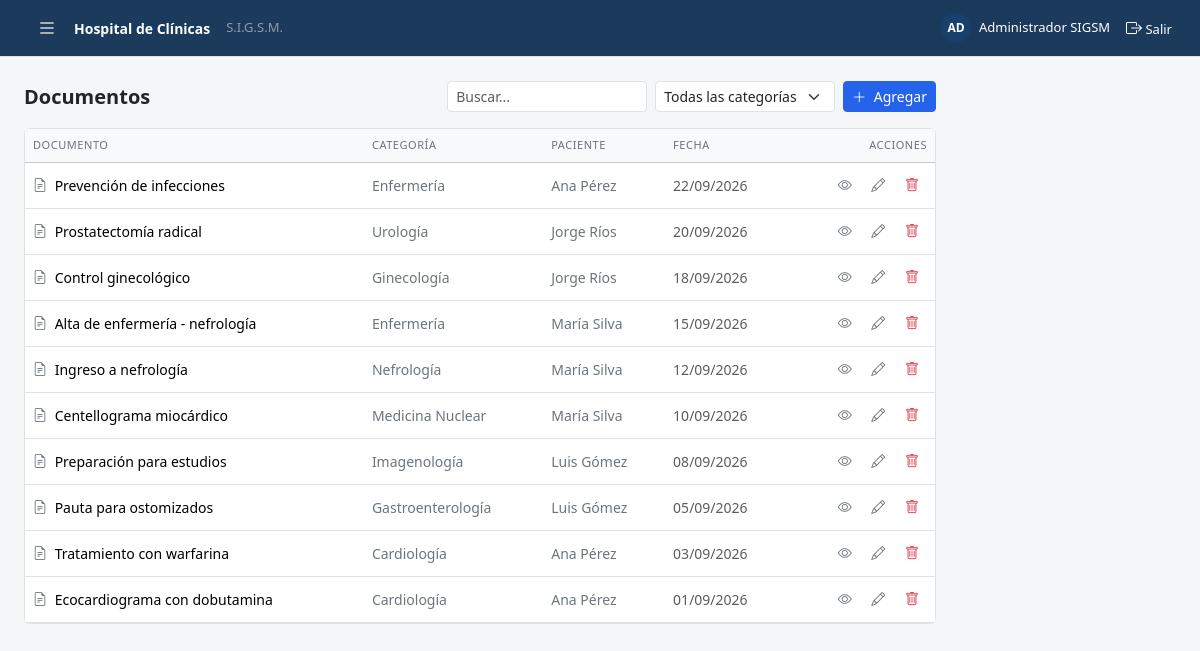
The page /presentacion/index.php?sec=documentos (signed in) on the database its author committed.
### tables this page shows
CREATE TABLE documento (
    id            INT AUTO_INCREMENT PRIMARY KEY,
    titulo        VARCHAR(120) NOT NULL,
    descripcion   TEXT NULL,
    archivo       VARCHAR(100) NULL,           
    token         CHAR(32) NOT NULL UNIQUE,
    fecha_emision DATE NOT NULL,
    activo        TINYINT(1) NOT NULL DEFAULT 1,
    id_categoria  INT NOT NULL,
    id_paciente   INT NOT NULL,
    FOREIGN KEY (id_categoria) REFERENCES categoria(id),
    FOREIGN KEY (id_paciente)  REFERENCES paciente(id)
);

CREATE TABLE categoria (
    id     INT AUTO_INCREMENT PRIMARY KEY,
    nombre VARCHAR(60) NOT NULL UNIQUE
);

CREATE TABLE usuario (
    id          INT AUTO_INCREMENT PRIMARY KEY,
    nombre      VARCHAR(80)  NOT NULL,
    email       VARCHAR(100) NOT NULL UNIQUE,
    contrasenia VARCHAR(255) NOT NULL,
    rol         ENUM('admin','paciente') NOT NULL DEFAULT 'paciente',
    activo      TINYINT(1)   NOT NULL DEFAULT 1
);

### negocio/sesion.php (called while the page is built, shortened)
<?php
function e($texto) {
    return htmlspecialchars((string) $texto, ENT_QUOTES, 'UTF-8');
}

### datos/Documento.php (called while the page is built, shortened)
<?php
class Documento {
    private $pdo;
    public function __construct($pdo) {
        $this->pdo = $pdo;
    }
    private function consultaBase() {
        return "SELECT d.id, d.titulo, d.descripcion, d.archivo, d.token, d.fecha_emision,
                       d.id_categoria, d.id_paciente,
                       c.nombre AS categoria,
                       u.nombre AS nombre_paciente,
                       p.ci
                FROM documento d
                JOIN categoria c ON c.id = d.id_categoria
                JOIN paciente  p ON p.id = d.id_paciente
                JOIN usuario   u ON u.id = p.id_usuario
                WHERE d.activo = 1";
    }
    public function listar($idPaciente = '') {
        $sql = $this->consultaBase();
        $valores = [];
        $sql .= " ORDER BY d.fecha_emision DESC, d.id DESC";
        $stmt = $this->pdo->prepare($sql);
        $stmt->execute($valores);
        return $stmt->fetchAll();
    }
}

### presentacion/index.php (the view, shortened to what this page needs)
<?php
require_once __DIR__ . '/../negocio/sesion.php';
require_once __DIR__ . '/../datos/conexion.php';
require_once __DIR__ . '/../datos/Documento.php';
$pdo        = (new Conexion())->getConexion();
$modeloDoc  = new Documento($pdo);
$documentos  = $modeloDoc->listar();
$iniciales = mb_strtoupper(mb_substr($_SESSION['usuario']['nombre'], 0, 2));
?>
<!DOCTYPE html>
<html lang="es">
<head>
    <link href="https://cdn.jsdelivr.net/npm/bootstrap@5.3.3/dist/css/bootstrap.min.css" rel="stylesheet">
    <link href="https://cdn.jsdelivr.net/npm/bootstrap-icons@1.11.3/font/bootstrap-icons.min.css" rel="stylesheet">
</head>
<body>
    <nav class="navbar bg-hc text-white border-bottom px-3 sticky-top" style="z-index:1040;">
        <div class="container-fluid d-flex align-items-center">
            <button class="btn btn-sm text-white me-2" type="button" data-bs-toggle="offcanvas" data-bs-target="#sidebar" aria-label="Abrir menú">
                <i class="bi bi-list" style="font-size:20px;"></i>
            </button>
            <span class="fw-semibold text-white me-3" style="font-size:14px;">Hospital de Clínicas</span>
            <span class="text-white-50 d-none d-sm-inline" style="font-size:13px;">S.I.G.S.M.</span>
            <div class="ms-auto d-flex align-items-center gap-3">
                <div class="d-flex align-items-center gap-2">
                    <div class="rounded-circle bg-primary bg-opacity-10 text-white d-flex align-items-center justify-content-center fw-semibold" style="width:30px;height:30px;font-size:12px;"><?= e($iniciales) ?></div>
                    <span class="d-none d-sm-inline text-white" style="font-size:13px;"><?= e($_SESSION['usuario']['nombre']) ?></span>
                </div>
                <a href="../negocio/logout.php" class="text-white text-decoration-none" style="font-size:13px;" title="Cerrar sesión">
                    <i class="bi bi-box-arrow-right" style="font-size:16px;"></i> <span class="d-none d-sm-inline">Salir</span>
                </a>
            </div>
        </div>
    </nav>
    <div class="d-flex">
        <main class="flex-grow-1 p-3 p-lg-4" style="max-width:960px;">
            <section id="secDocumentos" class="d-none">
                <div class="d-flex flex-column flex-sm-row justify-content-between align-items-start align-items-sm-center gap-2 mb-3">
                    <h5 class="fw-semibold text-dark mb-0">Documentos</h5>
                    <div class="d-flex flex-wrap gap-2 w-100 w-sm-auto justify-content-sm-end">
                        <input type="text" class="form-control form-control-sm" placeholder="Buscar..." id="searchDocs" oninput="filterTable()" style="max-width:200px;">
                        <select class="form-select form-select-sm" id="filtroCategoria" onchange="filterTable()" style="max-width:180px;">
                            <option value="">Todas las categorías</option>
                        </select>
                        <button class="btn btn-hc btn-primary btn-sm fw-medium text-nowrap" onclick="abrirFormDoc()">
                            <i class="bi bi-plus-lg me-1"></i> Agregar
                        </button>
                    </div>
                </div>
                <div class="card border">
                    <div class="table-responsive">
                        <table class="table table-hover mb-0">
                            <thead class="table-light">
                                <tr>
                                    <th>Documento</th>
                                    <th class="d-none d-md-table-cell">Categoría</th>
                                    <th class="d-none d-lg-table-cell">Paciente</th>
                                    <th class="d-none d-lg-table-cell">Fecha</th>
                                    <th class="text-end">Acciones</th>
                                </tr>
                            </thead>
                            <tbody id="docsBody">
                            <?php foreach ($documentos as $d): ?>
                                <?php
                                $fecha  = date('d/m/Y', strtotime($d['fecha_emision']));
                                $urlDoc = URL_BASE . '/presentacion/ver_documento_mobile.php?t=' . $d['token'];
                                $busqueda = mb_strtolower($d['titulo'] . ' ' . $d['categoria'] . ' ' . $d['nombre_paciente'] . ' ' . $d['ci']);
                                $extension = strtolower(pathinfo((string) $d['archivo'], PATHINFO_EXTENSION));
                                if ($extension === 'pdf')                          { $icono = 'bi-file-earmark-pdf text-danger'; }
                                elseif (in_array($extension, ['jpg', 'jpeg', 'png'])) { $icono = 'bi-file-earmark-image text-primary'; }
                                else                                               { $icono = 'bi-file-earmark-text text-secondary'; }
                                ?>
                                <tr class="doc-row" data-s="<?= e($busqueda) ?>" data-cat="<?= e($d['id_categoria']) ?>">
                                    <td><span class="me-1"><i class="bi <?= $icono ?>"></i></span> <?= e($d['titulo']) ?></td>
                                    <td class="d-none d-md-table-cell text-secondary"><?= e($d['categoria']) ?></td>
                                    <td class="d-none d-lg-table-cell text-secondary"><?= e($d['nombre_paciente']) ?></td>
                                    <td class="d-none d-lg-table-cell text-muted"><?= e($fecha) ?></td>
                                    <td class="text-end text-nowrap">
                                        <button class="btn btn-sm btn-outline-secondary border-0" title="Ver"
                                            data-titulo="<?= e($d['titulo']) ?>"
                                            data-categoria="<?= e($d['categoria']) ?>"
                                            data-paciente="<?= e($d['nombre_paciente']) ?> (<?= e($d['ci']) ?>)"
                                            data-fecha="<?= e($fecha) ?>"
                                            data-descripcion="<?= e($d['descripcion']) ?>"
                                            data-archivo="<?= e($d['archivo']) ?>"
                                            data-url="<?= e($urlDoc) ?>"
                                            onclick="verDoc(this)"><i class="bi bi-eye"></i></button>
                                        <button class="btn btn-sm btn-outline-secondary border-0" title="Editar"
                                            data-id="<?= e($d['id']) ?>"
                                            data-titulo="<?= e($d['titulo']) ?>"
                                            data-id_categoria="<?= e($d['id_categoria']) ?>"
                                            data-id_paciente="<?= e($d['id_paciente']) ?>"
                                            data-fecha_emision="<?= e($d['fecha_emision']) ?>"
                                            data-descripcion="<?= e($d['descripcion']) ?>"
                                            data-archivo="<?= e($d['archivo']) ?>"
                                            onclick="editarDoc(this)"><i class="bi bi-pencil"></i></button>
                                        <button class="btn btn-sm btn-outline-secondary border-0 text-danger" title="Eliminar"
                                            data-id="<?= e($d['id']) ?>"
                                            data-titulo="<?= e($d['titulo']) ?>"
                                            onclick="confirmarBaja(this)"><i class="bi bi-trash"></i></button>
                                    </td>
                                </tr>
                            <?php endforeach; ?>
                            </tbody>
                        </table>
                    </div>
                </div>
            </section>
        </main>
    </div>
</body>
</html>

### presentacion/index.php (style rules this page uses)
body { background-color: #F5F6F8; }
.bg-hc { background-color: #1B3A5C; }
.btn-hc { --bs-btn-bg: #2563EB; --bs-btn-border-color: #2563EB; --bs-btn-hover-bg: #1D4ED8; --bs-btn-hover-border-color: #1D4ED8; }
.table th { font-size:11px; text-transform:uppercase; letter-spacing:0.05em; color:#6B7280; font-weight:500; }
.table td { font-size:14px; vertical-align:middle; }

### rows shown on the page
documento: titulo "Prevención de infecciones", id_categoria.nombre "Enfermería", usuario.nombre "Ana Pérez", fecha_emision "22/09/2026"
documento: titulo "Prostatectomía radical", id_categoria.nombre "Urología", usuario.nombre "Jorge Ríos", fecha_emision "20/09/2026"
documento: titulo "Control ginecológico", id_categoria.nombre "Ginecología", usuario.nombre "Jorge Ríos", fecha_emision "18/09/2026"
documento: titulo "Alta de enfermería - nefrología", id_categoria.nombre "Enfermería", usuario.nombre "María Silva", fecha_emision "15/09/2026"
documento: titulo "Ingreso a nefrología", id_categoria.nombre "Nefrología", usuario.nombre "María Silva", fecha_emision "12/09/2026"
documento: titulo "Centellograma miocárdico", id_categoria.nombre "Medicina Nuclear", usuario.nombre "María Silva", fecha_emision "10/09/2026"
documento: titulo "Preparación para estudios", id_categoria.nombre "Imagenología", usuario.nombre "Luis Gómez", fecha_emision "08/09/2026"
documento: titulo "Pauta para ostomizados", id_categoria.nombre "Gastroenterología", usuario.nombre "Luis Gómez", fecha_emision "05/09/2026"
documento: titulo "Tratamiento con warfarina", id_categoria.nombre "Cardiología", usuario.nombre "Ana Pérez", fecha_emision "03/09/2026"
documento: titulo "Ecocardiograma con dobutamina", id_categoria.nombre "Cardiología", usuario.nombre "Ana Pérez", fecha_emision "01/09/2026"

### other values the page prints
$iniciales "AD"
$_SESSION['usuario']['nombre'] "Administrador SIGSM"
